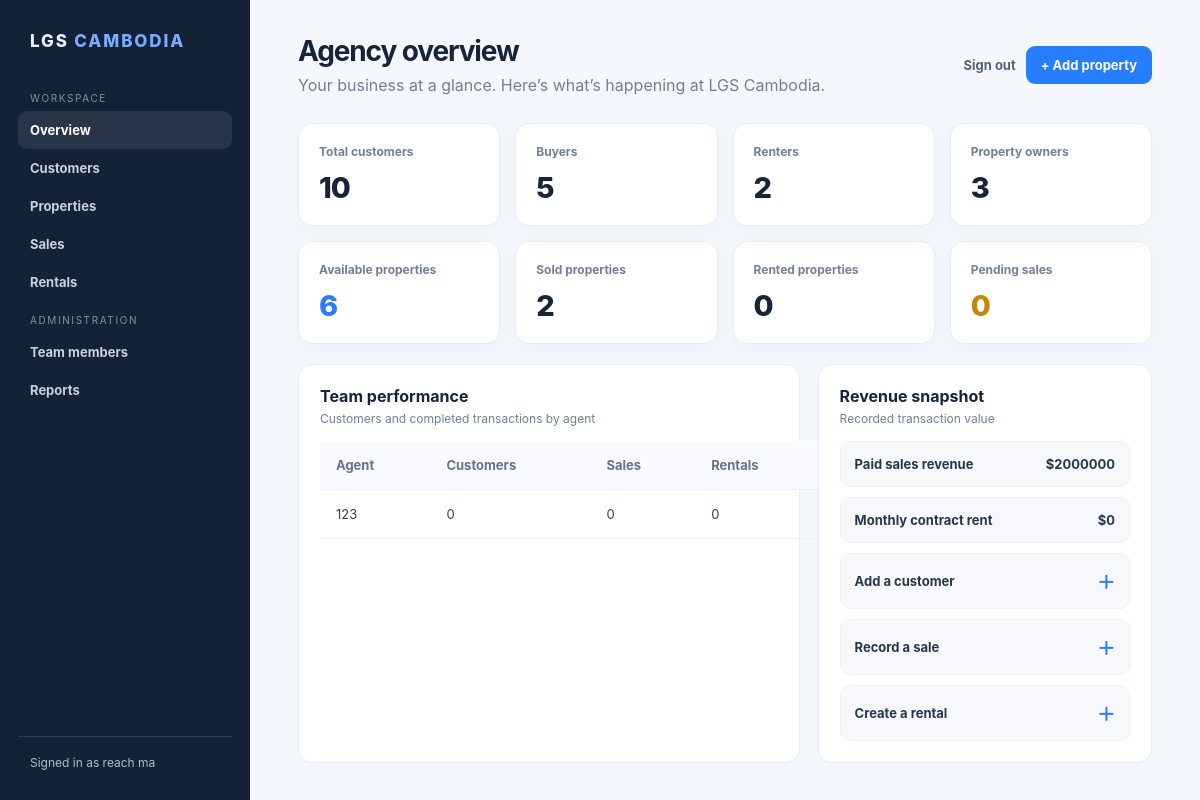
Page /crm/admin-dashboard/ (signed in) on the committed database.
### accounts/models.py (models this page shows, shortened)
class User(AbstractUser):
    ROLE_CHOICES = (
        ('ADMIN', 'Admin'),
        ('AGENT', 'Sales Agent'),
        ('PROPERTY', 'Property Manager'),
    )
    role = models.CharField(
        max_length=10,
        choices=ROLE_CHOICES,
        default='AGENT'
    )
    phone = models.CharField(max_length=20, blank=True)

### dashboard/views.py (the view)
# urls.py: path('admin-dashboard/', views.admin_dashboard, name='admin_dashboard'),
@login_required
def admin_dashboard(request):
    if not (request.user.is_superuser or getattr(request.user, 'role', '') == 'ADMIN'):
        return agent_dashboard(request)
    return render(request, 'dashboard/admin_dashboard.html', {
        'total_users': User.objects.count(), 'total_customers': Customer.objects.count(),
        'total_buyers': Customer.objects.filter(customer_type='BUYER').count(),
        'total_renters': Customer.objects.filter(customer_type='RENTER').count(),
        'total_owners': Customer.objects.filter(customer_type__in=['SELLER', 'RENT_OWNER']).count(),
        'available_properties': Property.objects.filter(status='AVAILABLE').count(),
        'sold_properties': Property.objects.filter(status='SOLD').count(),
        'rented_properties': Property.objects.filter(status='RENTED').count(),
        'pending_sales': Sale.objects.filter(payment_status='PENDING').count(),
        'sales_revenue': Sale.objects.filter(payment_status='PAID').aggregate(total=Sum('selling_price'))['total'] or 0,
        'rental_revenue': Rental.objects.filter(status__in=['CONFIRMED', 'ACTIVE', 'COMPLETED']).aggregate(total=Sum('monthly_rent'))['total'] or 0,
        'agent_performance': User.objects.filter(role='AGENT').annotate(customer_count=Count('customers', distinct=True), sale_count=Count('sales', distinct=True), rental_count=Count('rentals', distinct=True)),
    })

### templates/dashboard/admin_dashboard.html (shortened to what this page needs)
{% load static %}<!doctype html><html lang="en"><head><link rel="stylesheet" href="{% static 'css/style.css' %}"></head><body><div class="app-shell"><aside class="side-nav"><div class="side-brand">LGS <span>CAMBODIA</span></div><div class="nav-caption">Workspace</div><a class="active" href="{% url 'admin_dashboard' %}">Overview</a><a href="{% url 'customer_list' %}">Customers</a><a href="{% url 'property_list' %}">Properties</a><a href="{% url 'sale_list' %}">Sales</a><a href="{% url 'rental_list' %}">Rentals</a><div class="nav-caption">Administration</div><a href="{% url 'user_list' %}">Team members</a><a href="/reports/">Reports</a><div class="side-bottom">Signed in as {{ request.user.get_full_name|default:request.user.username }}</div></aside><main class="main-area"><header class="topbar"><div><h1>Agency overview</h1><p>Your business at a glance. Here’s what’s happening at LGS Cambodia.</p></div><div class="top-actions"><a href="{% url 'logout' %}">Sign out</a><a class="primary" href="{% url 'property_add' %}">+ Add property</a></div></header><section class="stats-grid"><article class="stat-card"><div class="label">Total customers</div><div class="value">{{ total_customers|default:0 }}</div></article><article class="stat-card"><div class="label">Buyers</div><div class="value">{{ total_buyers|default:0 }}</div></article><article class="stat-card"><div class="label">Renters</div><div class="value">{{ total_renters|default:0 }}</div></article><article class="stat-card"><div class="label">Property owners</div><div class="value">{{ total_owners|default:0 }}</div></article><article class="stat-card"><div class="label">Available properties</div><div class="value accent">{{ available_properties|default:0 }}</div></article><article class="stat-card"><div class="label">Sold properties</div><div class="value">{{ sold_properties|default:0 }}</div></article><article class="stat-card"><div class="label">Rented properties</div><div class="value">{{ rented_properties|default:0 }}</div></article><article class="stat-card"><div class="label">Pending sales</div><div class="value gold">{{ pending_sales|default:0 }}</div></article></section><section class="lower-grid"><div class="panel"><h2>Team performance</h2><p class="sub">Customers and completed transactions by agent</p><div class="table-wrapper"><table class="customer-table"><thead><tr><th>Agent</th><th>Customers</th><th>Sales</th><th>Rentals</th></tr></thead><tbody>{% for agent in agent_performance %}<tr><td>{{ agent.get_full_name|default:agent.username }}</td><td>{{ agent.customer_count }}</td><td>{{ agent.sale_count }}</td><td>{{ agent.rental_count }}</td></tr>{% empty %}<tr><td colspan="4">No agent activity yet.</td></tr>{% endfor %}</tbody></table></div></div><div class="panel"><h2>Revenue snapshot</h2><p class="sub">Recorded transaction value</p><div class="quick-links"><a href="{% url 'sale_list' %}">Paid sales revenue <strong>${{ sales_revenue|floatformat:0 }}</strong></a><a href="{% url 'rental_list' %}">Monthly contract rent <strong>${{ rental_revenue|floatformat:0 }}</strong></a><a href="{% url 'customer_add' %}">Add a customer <span>＋</span></a><a href="{% url 'sale_add' %}">Record a sale <span>＋</span></a><a href="{% url 'rental_add' %}">Create a rental <span>＋</span></a></div></div></section></main></div></body></html>

### static/css/style.css (style rules this page uses)
* { margin: 0; padding: 0; box-sizing: border-box; }
body { font-family: Arial, Helvetica, sans-serif; background: #f5f7fb; color: #172033; }
.customer-table { width: 100%; border-collapse: collapse; min-width: 850px; }
.customer-table th, .customer-table td { padding: 16px; text-align: left; border-bottom: 1px solid #edf0f5; font-size: 13px; }
.customer-table th { background: #f8faff; color: #64748b; font-weight: 700; }
.customer-table td { color: #334155; }

### templates/dashboard/admin_dashboard.html (style rules this page uses)
body { margin:0;background:#f4f7fc;color:#17243a;font-family:Inter,system-ui,-apple-system,"Segoe UI",sans-serif }
.app-shell { min-height:100vh;display:grid;grid-template-columns:250px 1fr }
.side-nav { background:#142238;color:#eaf0f8;padding:27px 18px;display:flex;flex-direction:column }
.side-brand { font-size:17px;font-weight:850;letter-spacing:.11em;padding:4px 12px 28px }
.side-brand span { color:#78acff }
.nav-caption { font-size:10px;color:#8090a7;letter-spacing:.16em;text-transform:uppercase;padding:13px 12px 7px }
.side-nav a { color:#c6d1e1;text-decoration:none;padding:11px 12px;border-radius:9px;font-size:13px;font-weight:650 }
.side-nav a:hover,.side-nav a.active { color:white;background:#ffffff16 }
.side-bottom { margin-top:auto;border-top:1px solid #ffffff1c;padding:18px 12px 3px;font-size:12px;color:#aebbd0 }
.main-area { min-width:0;padding:34px clamp(18px,4vw,54px) }
.topbar { display:flex;justify-content:space-between;gap:20px;align-items:center;margin-bottom:28px }
.topbar h1 { font-size:28px;letter-spacing:-.04em;margin:0 0 7px }
.topbar p { color:#718096;margin:0 }
.top-actions { display:flex;gap:10px;align-items:center }
.top-actions a { color:#52627a;text-decoration:none;font-size:13px;font-weight:700 }
.top-actions .primary { background:#267eff;color:white;padding:11px 15px;border-radius:9px }
.stats-grid { display:grid;grid-template-columns:repeat(4,minmax(0,1fr));gap:15px }
.stat-card { background:#fff;border:1px solid #e7edf4;border-radius:14px;padding:20px;box-shadow:0 5px 20px #17345508 }
.stat-card .label { font-size:12px;color:#718096;font-weight:700 }
.stat-card .value { font-size:29px;font-weight:800;letter-spacing:-.04em;margin:11px 0 0 }
.stat-card .accent { color:#267eff }
.stat-card .gold { color:#c18708 }
.lower-grid { display:grid;grid-template-columns:1.2fr .8fr;gap:18px;margin-top:20px }
.panel { background:#fff;border:1px solid #e7edf4;border-radius:14px;padding:21px;min-width:0 }
.panel h2 { font-size:16px;margin:0 0 5px }
.panel p.sub { font-size:12px;color:#718096;margin:0 0 15px }
.customer-table { min-width:500px }
.quick-links { display:grid;gap:10px }
.quick-links a { display:flex;justify-content:space-between;align-items:center;background:#f6f8fc;border:1px solid #edf1f6;padding:14px;border-radius:10px;text-decoration:none;color:#26374e;font-size:13px;font-weight:700 }
.quick-links a span { color:#267eff;font-size:18px }

### rows in the picture
User: user.get_full_name "reach ma"
User: get_full_name "123", customer_count "0", sale_count "0", rental_count "0"

### other values in the picture
{{ total_customers|default:0 }} "10"
{{ total_buyers|default:0 }} "5"
{{ total_renters|default:0 }} "2"
{{ total_owners|default:0 }} "3"
{{ available_properties|default:0 }} "6"
{{ sold_properties|default:0 }} "2"
{{ rented_properties|default:0 }} "0"
{{ pending_sales|default:0 }} "0"
{{ sales_revenue|floatformat:0 }} "2000000"
{{ rental_revenue|floatformat:0 }} "0"
